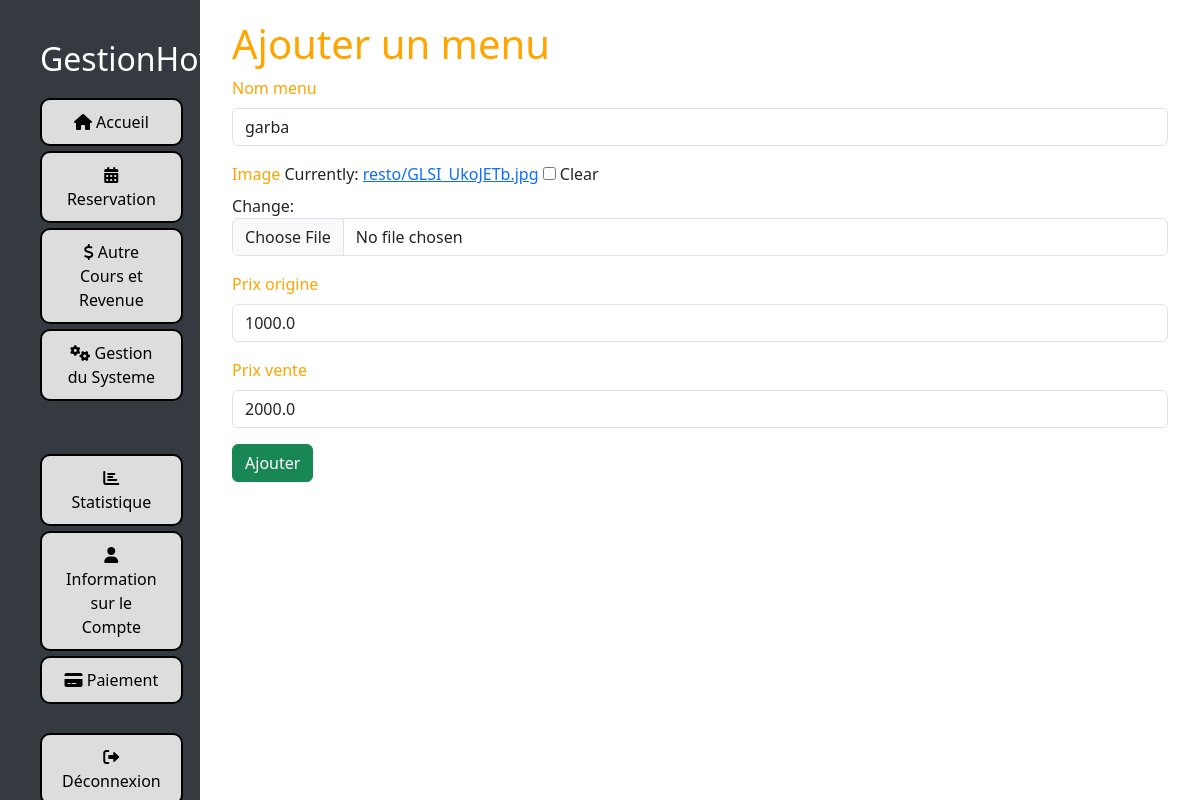
Screenshot of /resto/update-menu/1 with the database file from the repository.
### resto/models.py (models this page shows, shortened)
class Restaurant(models.Model):
    proprietaire = models.ForeignKey(settings.AUTH_USER_MODEL, on_delete=models.CASCADE, null=True)
    nom_menu = models.CharField(max_length=150)
    image = models.ImageField(upload_to="resto", blank=True, null=True)
    prix_origine = models.FloatField(default=0.0)
    prix_vente = models.FloatField(default=0.0)

### resto/views.py (the view)
# urls.py: path("update-menu/<int:id>", UpdateMenu.as_view(), name="update-menu"),
class UpdateMenu(UpdateView):
    form_class = RestoForm
    template_name = "resto/add_menu.html"
    success_url = reverse_lazy("home-resto")
    def get_object(self):
        id = self.kwargs.get("id")
        return get_object_or_404(Restaurant, id=id)

### resto/form.py (shortened to what this page needs)
class RestoForm(forms.ModelForm):
    class Meta:
        model = Restaurant
        exclude = ['proprietaire']
        fields = "__all__"
        widgets = {
            'nom_menu': forms.TextInput(attrs={'class': 'form-control orange-input', 'placeholder': 'Nom du menu'}),
            'image': forms.ClearableFileInput(attrs={'class': 'form-control white-input'}),
            'prix_origine': forms.NumberInput(attrs={'class': 'form-control white-input', 'placeholder': 'Prix'}),
            'prix_vente': forms.NumberInput(attrs={'class': 'form-control white-input', 'placeholder': 'Prix'}),
            'date': forms.DateInput(attrs={'class': 'form-control white-input', 'type': 'date'}),
        }

### configuration/context_processors.py (called while the page is built)
def configuration_hotel(request):
    try:
        configuration = Configuration.objects.latest('id')
    except Configuration.DoesNotExist:
        configuration = None
    return {'configuration': configuration}

### resto/templates/resto/add_menu.html (shortened to what this page needs)
{% load static %}
<!DOCTYPE html>
<html lang="fr">
<head>
    <link href="https://cdn.jsdelivr.net/npm/bootstrap@5.3.0-alpha1/dist/css/bootstrap.min.css" rel="stylesheet">
    <link href="https://cdnjs.cloudflare.com/ajax/libs/font-awesome/6.0.0-beta3/css/all.min.css" rel="stylesheet">
    <link href="{% static 'style.css' %}" rel="stylesheet">
</head>
<body>
    <div id="menu">
        {% include 'menu.html' %}
    </div>
    <div id="content">
        <div class="container">
            <h1 class="orange">Ajouter un menu</h1>
            <form action="" method="post" enctype="multipart/form-data" class="form">
                {% for field in form %}
                    <div class="mb-3">
                        <label class="form-label orange">{{ field.label }}</label>
                        {{ field }}
                    </div>
                {% endfor %}
                <button type="submit" class="btn btn-success">Ajouter</button>
            </form>
        </div>
    </div>
</body>
</html>

### static/style.css (style rules this page uses)
body { display: flex; height: 100vh; overflow: hidden; margin: 0; }
#menu { width: 16.67%; background-color: #343a40; overflow-y: auto; padding: 20px; }
#content { width: 83.33%; padding: 20px; overflow-y: auto; }
.orange { color: orange; }

### rows the page displays
Restaurant: form "garba" "1000.0" "2000.0"

### other values shown
{{ field.label }} "Nom menu" "Image" "Prix origine" "Prix vente"
